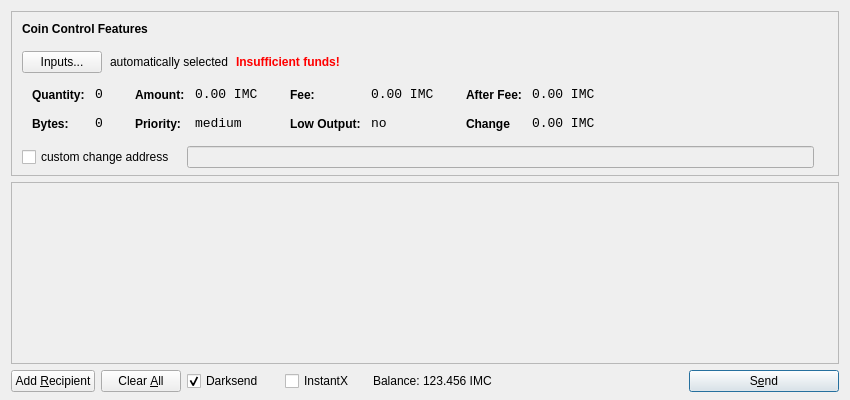
<?xml version="1.0" encoding="UTF-8"?>
<ui version="4.0">
 <class>SendCoinsDialog</class>
 <widget class="QDialog" name="SendCoinsDialog">
  <property name="geometry">
   <rect>
    <x>0</x>
    <y>0</y>
    <width>850</width>
    <height>400</height>
   </rect>
  </property>
  <property name="windowTitle">
   <string>Send Coins</string>
  </property>
  <layout class="QVBoxLayout" name="verticalLayout" stretch="0,1,0">
   <property name="bottomMargin">
    <number>8</number>
   </property>
   <item>
    <widget class="QFrame" name="frameCoinControl">
     <property name="sizePolicy">
      <sizepolicy hsizetype="Expanding" vsizetype="Expanding">
       <horstretch>0</horstretch>
       <verstretch>0</verstretch>
      </sizepolicy>
     </property>
     <property name="maximumSize">
      <size>
       <width>16777215</width>
       <height>16777215</height>
      </size>
     </property>
     <property name="frameShape">
      <enum>QFrame::StyledPanel</enum>
     </property>
     <property name="frameShadow">
      <enum>QFrame::Sunken</enum>
     </property>
     <layout class="QVBoxLayout" name="verticalLayoutCoinControl2">
      <property name="spacing">
       <number>6</number>
      </property>
      <property name="leftMargin">
       <number>0</number>
      </property>
      <property name="topMargin">
       <number>0</number>
      </property>
      <property name="rightMargin">
       <number>0</number>
      </property>
      <property name="bottomMargin">
       <number>6</number>
      </property>
      <item>
       <layout class="QVBoxLayout" name="verticalLayoutCoinControl" stretch="0,0,0,0,1">
        <property name="spacing">
         <number>0</number>
        </property>
        <property name="leftMargin">
         <number>10</number>
        </property>
        <property name="topMargin">
         <number>10</number>
        </property>
        <item>
         <layout class="QHBoxLayout" name="horizontalLayoutCoinControl1">
          <property name="bottomMargin">
           <number>15</number>
          </property>
          <item>
           <widget class="QLabel" name="labelCoinControlFeatures">
            <property name="sizePolicy">
             <sizepolicy hsizetype="Preferred" vsizetype="Maximum">
              <horstretch>0</horstretch>
              <verstretch>0</verstretch>
             </sizepolicy>
            </property>
            <property name="font">
             <font>
              <weight>75</weight>
              <bold>true</bold>
             </font>
            </property>
            <property name="styleSheet">
             <string notr="true">font-weight:bold;</string>
            </property>
            <property name="text">
             <string>Coin Control Features</string>
            </property>
           </widget>
          </item>
         </layout>
        </item>
        <item>
         <layout class="QHBoxLayout" name="horizontalLayoutCoinControl2" stretch="0,0,0,0">
          <property name="spacing">
           <number>8</number>
          </property>
          <property name="bottomMargin">
           <number>10</number>
          </property>
          <item>
           <widget class="QPushButton" name="pushButtonCoinControl">
            <property name="styleSheet">
             <string notr="true"/>
            </property>
            <property name="text">
             <string>Inputs...</string>
            </property>
           </widget>
          </item>
          <item>
           <widget class="QLabel" name="labelCoinControlAutomaticallySelected">
            <property name="text">
             <string>automatically selected</string>
            </property>
            <property name="margin">
             <number>5</number>
            </property>
           </widget>
          </item>
          <item>
           <widget class="QLabel" name="labelCoinControlInsuffFunds">
            <property name="font">
             <font>
              <weight>75</weight>
              <bold>true</bold>
             </font>
            </property>
            <property name="styleSheet">
             <string notr="true">color:red;font-weight:bold;</string>
            </property>
            <property name="text">
             <string>Insufficient funds!</string>
            </property>
            <property name="margin">
             <number>5</number>
            </property>
           </widget>
          </item>
          <item>
           <spacer name="horizontalSpacerCoinControl">
            <property name="orientation">
             <enum>Qt::Horizontal</enum>
            </property>
            <property name="sizeHint" stdset="0">
             <size>
              <width>40</width>
              <height>1</height>
             </size>
            </property>
           </spacer>
          </item>
         </layout>
        </item>
        <item>
         <widget class="QWidget" name="widgetCoinControl" native="true">
          <property name="sizePolicy">
           <sizepolicy hsizetype="Preferred" vsizetype="Preferred">
            <horstretch>0</horstretch>
            <verstretch>0</verstretch>
           </sizepolicy>
          </property>
          <property name="minimumSize">
           <size>
            <width>0</width>
            <height>0</height>
           </size>
          </property>
          <property name="styleSheet">
           <string notr="true"/>
          </property>
          <layout class="QHBoxLayout" name="horizontalLayoutCoinControl5">
           <property name="leftMargin">
            <number>0</number>
           </property>
           <property name="topMargin">
            <number>0</number>
           </property>
           <property name="rightMargin">
            <number>0</number>
           </property>
           <property name="bottomMargin">
            <number>0</number>
           </property>
           <item>
            <layout class="QHBoxLayout" name="horizontalLayoutCoinControl3" stretch="0,0,0,1">
             <property name="spacing">
              <number>20</number>
             </property>
             <property name="topMargin">
              <number>0</number>
             </property>
             <property name="bottomMargin">
              <number>10</number>
             </property>
             <item>
              <layout class="QFormLayout" name="formLayoutCoinControl1">
               <property name="horizontalSpacing">
                <number>10</number>
               </property>
               <property name="verticalSpacing">
                <number>14</number>
               </property>
               <property name="leftMargin">
                <number>10</number>
               </property>
               <property name="topMargin">
                <number>4</number>
               </property>
               <property name="rightMargin">
                <number>6</number>
               </property>
               <item row="0" column="0">
                <widget class="QLabel" name="labelCoinControlQuantityText">
                 <property name="styleSheet">
                  <string notr="true">font-weight:bold;</string>
                 </property>
                 <property name="text">
                  <string>Quantity:</string>
                 </property>
                 <property name="margin">
                  <number>0</number>
                 </property>
                </widget>
               </item>
               <item row="0" column="1">
                <widget class="QLabel" name="labelCoinControlQuantity">
                 <property name="font">
                  <font>
                   <family>Monospace</family>
                   <pointsize>10</pointsize>
                  </font>
                 </property>
                 <property name="cursor">
                  <cursorShape>IBeamCursor</cursorShape>
                 </property>
                 <property name="contextMenuPolicy">
                  <enum>Qt::ActionsContextMenu</enum>
                 </property>
                 <property name="text">
                  <string>0</string>
                 </property>
                 <property name="margin">
                  <number>0</number>
                 </property>
                 <property name="textInteractionFlags">
                  <set>Qt::LinksAccessibleByMouse|Qt::TextSelectableByKeyboard|Qt::TextSelectableByMouse</set>
                 </property>
                </widget>
               </item>
               <item row="1" column="0">
                <widget class="QLabel" name="labelCoinControlBytesText">
                 <property name="styleSheet">
                  <string notr="true">font-weight:bold;</string>
                 </property>
                 <property name="text">
                  <string>Bytes:</string>
                 </property>
                </widget>
               </item>
               <item row="1" column="1">
                <widget class="QLabel" name="labelCoinControlBytes">
                 <property name="font">
                  <font>
                   <family>Monospace</family>
                   <pointsize>10</pointsize>
                  </font>
                 </property>
                 <property name="cursor">
                  <cursorShape>IBeamCursor</cursorShape>
                 </property>
                 <property name="contextMenuPolicy">
                  <enum>Qt::ActionsContextMenu</enum>
                 </property>
                 <property name="text">
                  <string>0</string>
                 </property>
                 <property name="textInteractionFlags">
                  <set>Qt::LinksAccessibleByMouse|Qt::TextSelectableByKeyboard|Qt::TextSelectableByMouse</set>
                 </property>
                </widget>
               </item>
              </layout>
             </item>
             <item>
              <layout class="QFormLayout" name="formLayoutCoinControl2">
               <property name="horizontalSpacing">
                <number>10</number>
               </property>
               <property name="verticalSpacing">
                <number>14</number>
               </property>
               <property name="leftMargin">
                <number>6</number>
               </property>
               <property name="topMargin">
                <number>4</number>
               </property>
               <property name="rightMargin">
                <number>6</number>
               </property>
               <item row="0" column="0">
                <widget class="QLabel" name="labelCoinControlAmountText">
                 <property name="styleSheet">
                  <string notr="true">font-weight:bold;</string>
                 </property>
                 <property name="text">
                  <string>Amount:</string>
                 </property>
                 <property name="margin">
                  <number>0</number>
                 </property>
                </widget>
               </item>
               <item row="0" column="1">
                <widget class="QLabel" name="labelCoinControlAmount">
                 <property name="font">
                  <font>
                   <family>Monospace</family>
                   <pointsize>10</pointsize>
                  </font>
                 </property>
                 <property name="cursor">
                  <cursorShape>IBeamCursor</cursorShape>
                 </property>
                 <property name="contextMenuPolicy">
                  <enum>Qt::ActionsContextMenu</enum>
                 </property>
                 <property name="text">
                  <string>0.00 IMC</string>
                 </property>
                 <property name="textInteractionFlags">
                  <set>Qt::LinksAccessibleByMouse|Qt::TextSelectableByKeyboard|Qt::TextSelectableByMouse</set>
                 </property>
                </widget>
               </item>
               <item row="1" column="0">
                <widget class="QLabel" name="labelCoinControlPriorityText">
                 <property name="styleSheet">
                  <string notr="true">font-weight:bold;</string>
                 </property>
                 <property name="text">
                  <string>Priority:</string>
                 </property>
                </widget>
               </item>
               <item row="1" column="1">
                <widget class="QLabel" name="labelCoinControlPriority">
                 <property name="font">
                  <font>
                   <family>Monospace</family>
                   <pointsize>10</pointsize>
                  </font>
                 </property>
                 <property name="cursor">
                  <cursorShape>IBeamCursor</cursorShape>
                 </property>
                 <property name="contextMenuPolicy">
                  <enum>Qt::ActionsContextMenu</enum>
                 </property>
                 <property name="text">
                  <string>medium</string>
                 </property>
                 <property name="textInteractionFlags">
                  <set>Qt::LinksAccessibleByMouse|Qt::TextSelectableByKeyboard|Qt::TextSelectableByMouse</set>
                 </property>
                </widget>
               </item>
              </layout>
             </item>
             <item>
              <layout class="QFormLayout" name="formLayoutCoinControl3">
               <property name="horizontalSpacing">
                <number>10</number>
               </property>
               <property name="verticalSpacing">
                <number>14</number>
               </property>
               <property name="leftMargin">
                <number>6</number>
               </property>
               <property name="topMargin">
                <number>4</number>
               </property>
               <property name="rightMargin">
                <number>6</number>
               </property>
               <item row="0" column="0">
                <widget class="QLabel" name="labelCoinControlFeeText">
                 <property name="styleSheet">
                  <string notr="true">font-weight:bold;</string>
                 </property>
                 <property name="text">
                  <string>Fee:</string>
                 </property>
                 <property name="margin">
                  <number>0</number>
                 </property>
                </widget>
               </item>
               <item row="0" column="1">
                <widget class="QLabel" name="labelCoinControlFee">
                 <property name="font">
                  <font>
                   <family>Monospace</family>
                   <pointsize>10</pointsize>
                  </font>
                 </property>
                 <property name="cursor">
                  <cursorShape>IBeamCursor</cursorShape>
                 </property>
                 <property name="contextMenuPolicy">
                  <enum>Qt::ActionsContextMenu</enum>
                 </property>
                 <property name="text">
                  <string>0.00 IMC</string>
                 </property>
                 <property name="textInteractionFlags">
                  <set>Qt::LinksAccessibleByMouse|Qt::TextSelectableByKeyboard|Qt::TextSelectableByMouse</set>
                 </property>
                </widget>
               </item>
               <item row="1" column="0">
                <widget class="QLabel" name="labelCoinControlLowOutputText">
                 <property name="styleSheet">
                  <string notr="true">font-weight:bold;</string>
                 </property>
                 <property name="text">
                  <string>Low Output:</string>
                 </property>
                </widget>
               </item>
               <item row="1" column="1">
                <widget class="QLabel" name="labelCoinControlLowOutput">
                 <property name="font">
                  <font>
                   <family>Monospace</family>
                   <pointsize>10</pointsize>
                  </font>
                 </property>
                 <property name="cursor">
                  <cursorShape>IBeamCursor</cursorShape>
                 </property>
                 <property name="contextMenuPolicy">
                  <enum>Qt::ActionsContextMenu</enum>
                 </property>
                 <property name="text">
                  <string>no</string>
                 </property>
                 <property name="textInteractionFlags">
                  <set>Qt::LinksAccessibleByMouse|Qt::TextSelectableByKeyboard|Qt::TextSelectableByMouse</set>
                 </property>
                </widget>
               </item>
              </layout>
             </item>
             <item>
              <layout class="QFormLayout" name="formLayoutCoinControl4">
               <property name="horizontalSpacing">
                <number>10</number>
               </property>
               <property name="verticalSpacing">
                <number>14</number>
               </property>
               <property name="leftMargin">
                <number>6</number>
               </property>
               <property name="topMargin">
                <number>4</number>
               </property>
               <property name="rightMargin">
                <number>6</number>
               </property>
               <item row="0" column="0">
                <widget class="QLabel" name="labelCoinControlAfterFeeText">
                 <property name="styleSheet">
                  <string notr="true">font-weight:bold;</string>
                 </property>
                 <property name="text">
                  <string>After Fee:</string>
                 </property>
                 <property name="margin">
                  <number>0</number>
                 </property>
                </widget>
               </item>
               <item row="0" column="1">
                <widget class="QLabel" name="labelCoinControlAfterFee">
                 <property name="font">
                  <font>
                   <family>Monospace</family>
                   <pointsize>10</pointsize>
                  </font>
                 </property>
                 <property name="cursor">
                  <cursorShape>IBeamCursor</cursorShape>
                 </property>
                 <property name="contextMenuPolicy">
                  <enum>Qt::ActionsContextMenu</enum>
                 </property>
                 <property name="text">
                  <string>0.00 IMC</string>
                 </property>
                 <property name="textInteractionFlags">
                  <set>Qt::LinksAccessibleByMouse|Qt::TextSelectableByKeyboard|Qt::TextSelectableByMouse</set>
                 </property>
                </widget>
               </item>
               <item row="1" column="0">
                <widget class="QLabel" name="labelCoinControlChangeText">
                 <property name="styleSheet">
                  <string notr="true">font-weight:bold;</string>
                 </property>
                 <property name="text">
                  <string>Change</string>
                 </property>
                </widget>
               </item>
               <item row="1" column="1">
                <widget class="QLabel" name="labelCoinControlChange">
                 <property name="font">
                  <font>
                   <family>Monospace</family>
                   <pointsize>10</pointsize>
                  </font>
                 </property>
                 <property name="cursor">
                  <cursorShape>IBeamCursor</cursorShape>
                 </property>
                 <property name="contextMenuPolicy">
                  <enum>Qt::ActionsContextMenu</enum>
                 </property>
                 <property name="text">
                  <string>0.00 IMC</string>
                 </property>
                 <property name="textInteractionFlags">
                  <set>Qt::LinksAccessibleByMouse|Qt::TextSelectableByKeyboard|Qt::TextSelectableByMouse</set>
                 </property>
                </widget>
               </item>
              </layout>
             </item>
            </layout>
           </item>
          </layout>
         </widget>
        </item>
        <item>
         <layout class="QHBoxLayout" name="horizontalLayoutCoinControl4" stretch="0,0,0">
          <property name="spacing">
           <number>12</number>
          </property>
          <property name="sizeConstraint">
           <enum>QLayout::SetDefaultConstraint</enum>
          </property>
          <property name="topMargin">
           <number>5</number>
          </property>
          <property name="rightMargin">
           <number>5</number>
          </property>
          <item>
           <widget class="QCheckBox" name="checkBoxCoinControlChange">
            <property name="text">
             <string>custom change address</string>
            </property>
           </widget>
          </item>
          <item>
           <widget class="QLineEdit" name="lineEditCoinControlChange">
            <property name="enabled">
             <bool>false</bool>
            </property>
            <property name="sizePolicy">
             <sizepolicy hsizetype="Expanding" vsizetype="Fixed">
              <horstretch>0</horstretch>
              <verstretch>0</verstretch>
             </sizepolicy>
            </property>
           </widget>
          </item>
          <item>
           <widget class="QLabel" name="labelCoinControlChangeLabel">
            <property name="sizePolicy">
             <sizepolicy hsizetype="Preferred" vsizetype="Expanding">
              <horstretch>0</horstretch>
              <verstretch>0</verstretch>
             </sizepolicy>
            </property>
            <property name="minimumSize">
             <size>
              <width>0</width>
              <height>0</height>
             </size>
            </property>
            <property name="text">
             <string/>
            </property>
            <property name="margin">
             <number>3</number>
            </property>
           </widget>
          </item>
         </layout>
        </item>
        <item>
         <spacer name="verticalSpacerCoinControl">
          <property name="orientation">
           <enum>Qt::Vertical</enum>
          </property>
          <property name="sizeHint" stdset="0">
           <size>
            <width>800</width>
            <height>1</height>
           </size>
          </property>
         </spacer>
        </item>
       </layout>
      </item>
     </layout>
    </widget>
   </item>
   <item>
    <widget class="QScrollArea" name="scrollArea">
     <property name="widgetResizable">
      <bool>true</bool>
     </property>
     <widget class="QWidget" name="scrollAreaWidgetContents">
      <property name="geometry">
       <rect>
        <x>0</x>
        <y>0</y>
        <width>830</width>
        <height>172</height>
       </rect>
      </property>
      <layout class="QVBoxLayout" name="verticalLayout_2">
       <property name="leftMargin">
        <number>0</number>
       </property>
       <property name="topMargin">
        <number>0</number>
       </property>
       <property name="rightMargin">
        <number>0</number>
       </property>
       <property name="bottomMargin">
        <number>0</number>
       </property>
       <item>
        <layout class="QVBoxLayout" name="entries">
         <property name="spacing">
          <number>6</number>
         </property>
        </layout>
       </item>
       <item>
        <spacer name="verticalSpacer">
         <property name="orientation">
          <enum>Qt::Vertical</enum>
         </property>
         <property name="sizeHint" stdset="0">
          <size>
           <width>20</width>
           <height>40</height>
          </size>
         </property>
        </spacer>
       </item>
      </layout>
     </widget>
    </widget>
   </item>
   <item>
    <layout class="QHBoxLayout" name="horizontalLayout">
     <item>
      <widget class="QPushButton" name="addButton">
       <property name="toolTip">
        <string>Send to multiple recipients at once</string>
       </property>
       <property name="text">
        <string>Add &amp;Recipient</string>
       </property>
       <property name="autoDefault">
        <bool>false</bool>
       </property>
      </widget>
     </item>
     <item>
      <widget class="QPushButton" name="clearButton">
       <property name="sizePolicy">
        <sizepolicy hsizetype="Minimum" vsizetype="Fixed">
         <horstretch>0</horstretch>
         <verstretch>0</verstretch>
        </sizepolicy>
       </property>
       <property name="toolTip">
        <string>Remove all transaction fields</string>
       </property>
       <property name="text">
        <string>Clear &amp;All</string>
       </property>
       <property name="autoRepeatDelay">
        <number>300</number>
       </property>
       <property name="autoDefault">
        <bool>false</bool>
       </property>
      </widget>
     </item>
     <item>
      <layout class="QHBoxLayout" name="horizontalLayout_2">
       <property name="spacing">
        <number>3</number>
       </property>
       <item>
        <widget class="QCheckBox" name="checkUseDarksend">
         <property name="minimumSize">
          <size>
           <width>95</width>
           <height>0</height>
          </size>
         </property>
         <property name="text">
          <string>Darksend</string>
         </property>
         <property name="checked">
          <bool>true</bool>
         </property>
        </widget>
       </item>
       <item>
        <widget class="QCheckBox" name="checkInstantX">
         <property name="enabled">
          <bool>true</bool>
         </property>
         <property name="minimumSize">
          <size>
           <width>85</width>
           <height>0</height>
          </size>
         </property>
         <property name="text">
          <string>InstantX</string>
         </property>
        </widget>
       </item>
       <item>
        <widget class="QLabel" name="label">
         <property name="sizePolicy">
          <sizepolicy hsizetype="Preferred" vsizetype="Fixed">
           <horstretch>0</horstretch>
           <verstretch>0</verstretch>
          </sizepolicy>
         </property>
         <property name="text">
          <string>Balance:</string>
         </property>
        </widget>
       </item>
       <item>
        <widget class="QLabel" name="labelBalance">
         <property name="sizePolicy">
          <sizepolicy hsizetype="Preferred" vsizetype="Fixed">
           <horstretch>0</horstretch>
           <verstretch>0</verstretch>
          </sizepolicy>
         </property>
         <property name="cursor">
          <cursorShape>IBeamCursor</cursorShape>
         </property>
         <property name="text">
          <string>123.456 IMC</string>
         </property>
         <property name="textInteractionFlags">
          <set>Qt::LinksAccessibleByMouse|Qt::TextSelectableByKeyboard|Qt::TextSelectableByMouse</set>
         </property>
        </widget>
       </item>
      </layout>
     </item>
     <item>
      <spacer name="horizontalSpacer">
       <property name="orientation">
        <enum>Qt::Horizontal</enum>
       </property>
       <property name="sizeHint" stdset="0">
        <size>
         <width>40</width>
         <height>20</height>
        </size>
       </property>
      </spacer>
     </item>
     <item>
      <widget class="QPushButton" name="sendButton">
       <property name="minimumSize">
        <size>
         <width>150</width>
         <height>0</height>
        </size>
       </property>
       <property name="toolTip">
        <string>Confirm the send action</string>
       </property>
       <property name="text">
        <string>S&amp;end</string>
       </property>
       <property name="icon">
        <iconset resource="../bitcoin.qrc">
         <normaloff>:/icons/send</normaloff>:/icons/send</iconset>
       </property>
       <property name="default">
        <bool>true</bool>
       </property>
      </widget>
     </item>
    </layout>
   </item>
  </layout>
 </widget>
 <resources>
  <include location="../bitcoin.qrc"/>
 </resources>
 <connections/>
</ui>
